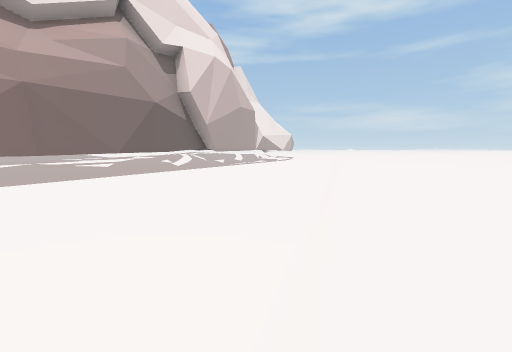
view 1 (above)

16 first-person views from a walk through a Unity game level. The camera is 1.3 m above the floor, tilts 6° down and sees 90° across. The floor is counted in squares, 2 m on a side. Each view is taken from the middle of a square. On the plan, view 1 faces up. The plan holds only what a view shows up to about 9 squares ahead; the rest is blank. The place goes on beyond the plan. The player is left out. Some animated figures are left out. Some surface patterns are stand-ins.

view 2
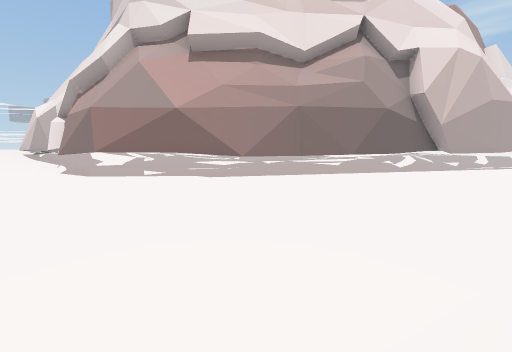

view 3
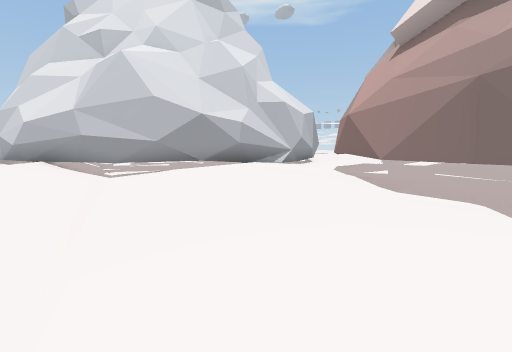

view 4
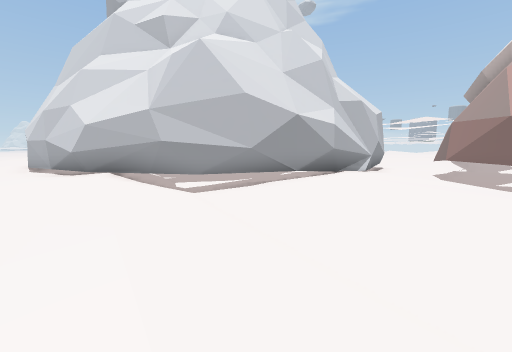

view 5
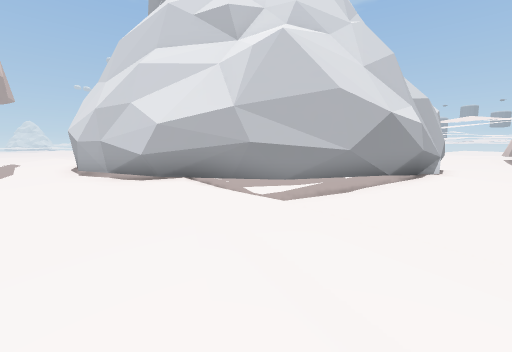

view 6
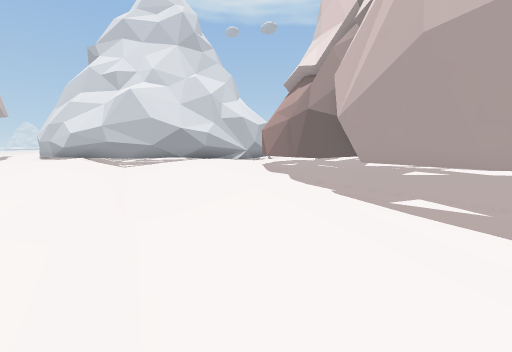

view 7
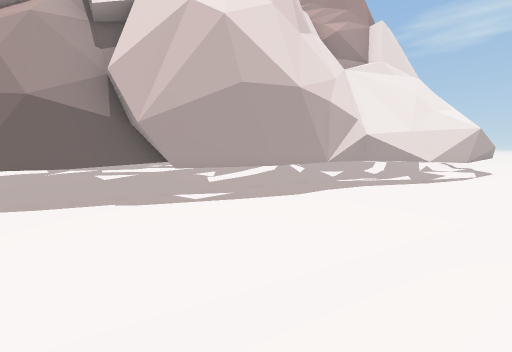

view 8
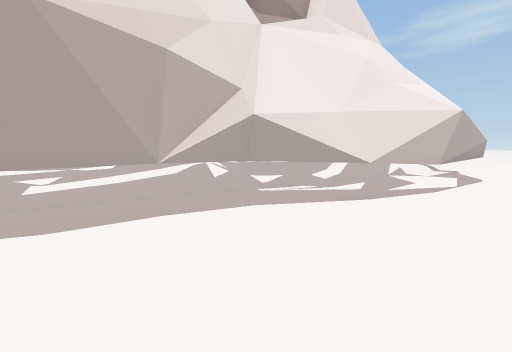

view 9
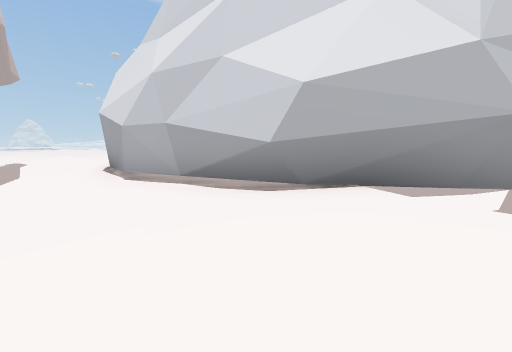

view 10
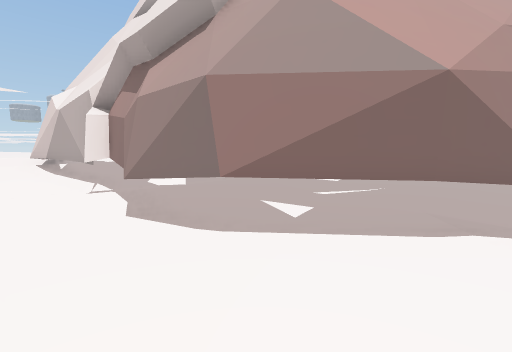

view 11
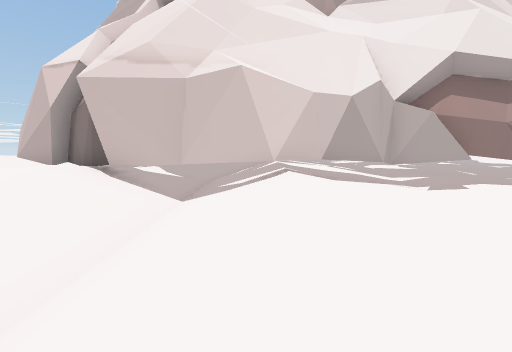

view 12
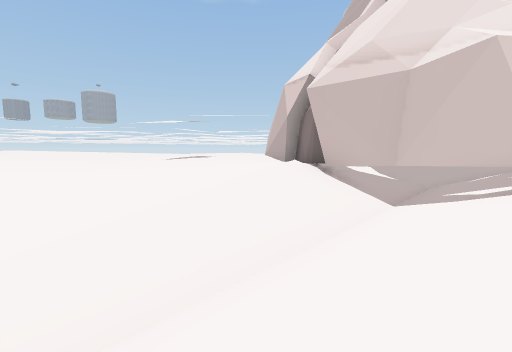

view 13
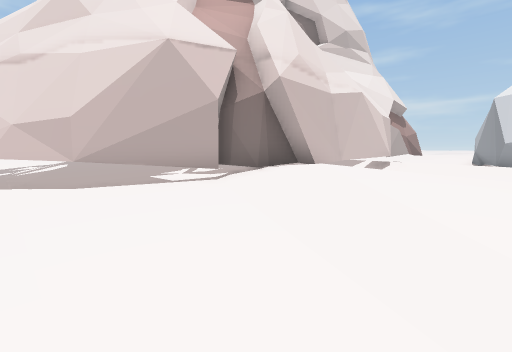

view 14
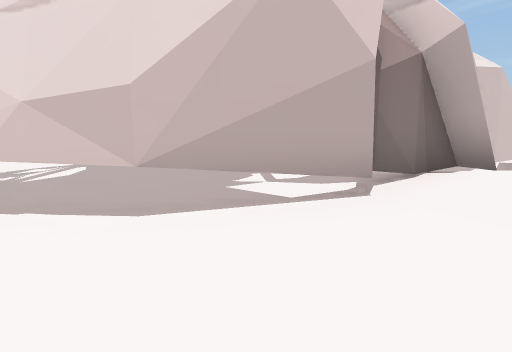

view 15
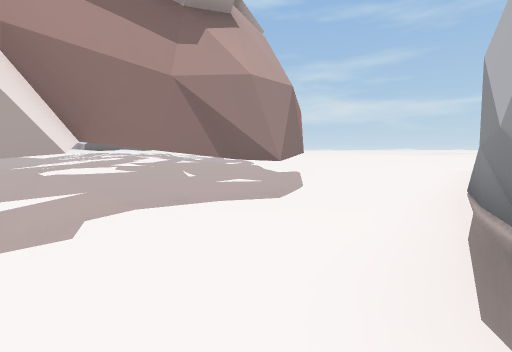

view 16
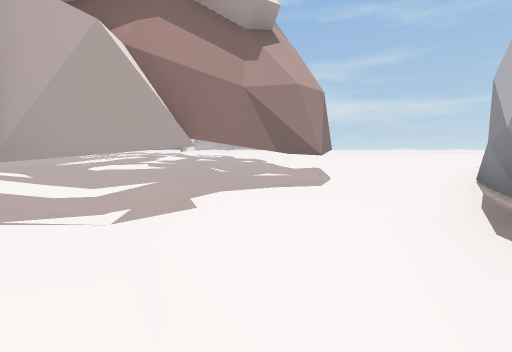

### Floor plan
Key: @ floor where view 1 was taken; # wall or solid block; . main floor; : floor 0.25 m higher than the main floor; - floor 0.25 m lower than the main floor; + floor 0.5 m higher than the main floor; _ floor 0.5 m lower than the main floor; * floor 0.75 m higher than the main floor; < floor 0.75 m lower than the main floor; / step, stairs or slope; T thing the floor can be seen under or through.
Columns run from 24 left of view 1 to 3 right of it. Each row starts with its distance up from view 1.
 16                     +//<_-#.
 15                     +//<_-#.
 14                    ++/<__#-.
 13                    ::/<__-..
 12                   :::/<_#-.:
 11  _-:              :::/__#.::
 10  _.:             :::./__-.:.
  9  _.::         .......__#-:::
  8  -.::         .......__-.:.:
  7  -.::        .......-_#-::.:
  6  -.:::      :....----#-.:..:
  5  -.:::::/   :...----T_.::..:
  4  #..::://  +:...----T-.:.-::
  3  .T.::.-//*+:-..---#-.::..::
  2  ..TT+:///+:.-..---.-::.-.::
  1  ..:TTT///+:#-..-#...::.-.:+
  0  .::+*######.####..:::.-@::+
 -1  .::+*//-/+.--....::::.--:+:
 -2 :::+**//-/+.--#######.--.++:
 -3 :::+**//_/+.###     ###_.+::
 -4 :::++*:/_:+           ##:+:.
 -5 :::+++:/_:             ##::.
 -6                         #:..
 -7                         ##..
 -8                          #..
 -9                          #..
-10                          #:.
-11                          #:.
-12                           :.
-13                          +:.
-14                          +:.
-15                          +:.
-16                           ::

Where each view was taken, in squares from view 1:
view 1: 0 up, 0 right, facing up
view 2: 1 down, 0 right, facing up-left
view 3: 5 up, 1 right, facing down-left
view 4: 2 up, 2 right, facing down-left
view 5: 0 up, 3 right, facing down-left
view 6: 10 up, 3 right, facing down-left
view 7: 6 up, 3 right, facing up-left
view 8: 10 up, 3 right, facing up-left
view 9: 4 down, 3 right, facing down-left
view 10: 1 down, 5 left, facing up-left
view 11: 5 down, 15 left, facing up
view 12: 5 down, 15 left, facing up-left
view 13: 3 down, 23 left, facing up-right
view 14: 0 up, 23 left, facing up-right
view 15: 2 down, 11 left, facing up-right
view 16: 2 down, 12 left, facing up-right
